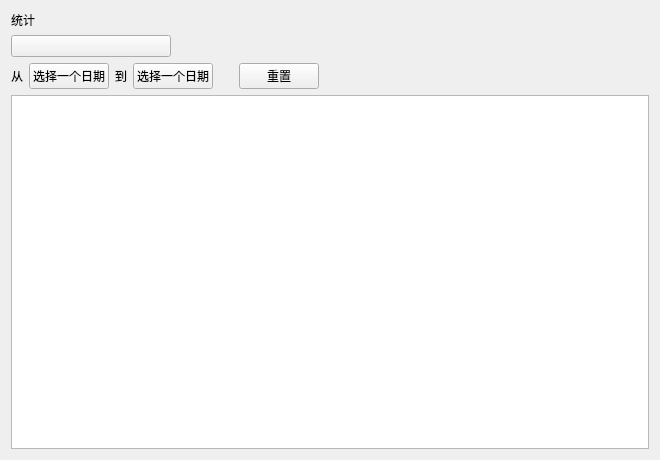
<?xml version="1.0" encoding="UTF-8"?>
<ui version="4.0">
 <class>statistics</class>
 <widget class="QWidget" name="statistics">
  <property name="geometry">
   <rect>
    <x>0</x>
    <y>0</y>
    <width>660</width>
    <height>460</height>
   </rect>
  </property>
  <property name="windowTitle">
   <string>Form</string>
  </property>
  <layout class="QVBoxLayout" name="verticalLayout_2">
   <item>
    <widget class="TitleLabel" name="TitleLabel">
     <property name="text">
      <string>统计</string>
     </property>
    </widget>
   </item>
   <item alignment="Qt::AlignLeft">
    <widget class="ComboBox" name="ComboBox">
     <property name="sizePolicy">
      <sizepolicy hsizetype="Maximum" vsizetype="Fixed">
       <horstretch>0</horstretch>
       <verstretch>0</verstretch>
      </sizepolicy>
     </property>
     <property name="minimumSize">
      <size>
       <width>160</width>
       <height>0</height>
      </size>
     </property>
    </widget>
   </item>
   <item>
    <layout class="QHBoxLayout" name="horizontalLayout">
     <item>
      <widget class="BodyLabel" name="BodyLabel">
       <property name="sizePolicy">
        <sizepolicy hsizetype="Fixed" vsizetype="Fixed">
         <horstretch>0</horstretch>
         <verstretch>0</verstretch>
        </sizepolicy>
       </property>
       <property name="text">
        <string>从</string>
       </property>
      </widget>
     </item>
     <item>
      <widget class="CalendarPicker" name="CalendarPicker">
       <property name="sizePolicy">
        <sizepolicy hsizetype="Fixed" vsizetype="Fixed">
         <horstretch>0</horstretch>
         <verstretch>0</verstretch>
        </sizepolicy>
       </property>
       <property name="text">
        <string>选择一个日期</string>
       </property>
      </widget>
     </item>
     <item>
      <widget class="BodyLabel" name="BodyLabel_2">
       <property name="sizePolicy">
        <sizepolicy hsizetype="Fixed" vsizetype="Fixed">
         <horstretch>0</horstretch>
         <verstretch>0</verstretch>
        </sizepolicy>
       </property>
       <property name="text">
        <string>到</string>
       </property>
      </widget>
     </item>
     <item>
      <widget class="CalendarPicker" name="CalendarPicker_2">
       <property name="sizePolicy">
        <sizepolicy hsizetype="Fixed" vsizetype="Fixed">
         <horstretch>0</horstretch>
         <verstretch>0</verstretch>
        </sizepolicy>
       </property>
       <property name="text">
        <string>选择一个日期</string>
       </property>
      </widget>
     </item>
     <item>
      <spacer name="horizontalSpacer_2">
       <property name="orientation">
        <enum>Qt::Horizontal</enum>
       </property>
       <property name="sizeType">
        <enum>QSizePolicy::Minimum</enum>
       </property>
       <property name="sizeHint" stdset="0">
        <size>
         <width>20</width>
         <height>20</height>
        </size>
       </property>
      </spacer>
     </item>
     <item>
      <widget class="PushButton" name="PushButton">
       <property name="text">
        <string>重置</string>
       </property>
      </widget>
     </item>
     <item>
      <spacer name="horizontalSpacer">
       <property name="orientation">
        <enum>Qt::Horizontal</enum>
       </property>
       <property name="sizeHint" stdset="0">
        <size>
         <width>40</width>
         <height>20</height>
        </size>
       </property>
      </spacer>
     </item>
    </layout>
   </item>
   <item>
    <widget class="TableWidget" name="TableWidget">
     <property name="editTriggers">
      <set>QAbstractItemView::NoEditTriggers</set>
     </property>
    </widget>
   </item>
  </layout>
 </widget>
 <customwidgets>
  <customwidget>
   <class>ComboBox</class>
   <extends>QPushButton</extends>
   <header>qfluentwidgets</header>
  </customwidget>
  <customwidget>
   <class>PushButton</class>
   <extends>QPushButton</extends>
   <header>qfluentwidgets</header>
  </customwidget>
  <customwidget>
   <class>CalendarPicker</class>
   <extends>QPushButton</extends>
   <header>qfluentwidgets</header>
  </customwidget>
  <customwidget>
   <class>BodyLabel</class>
   <extends>QLabel</extends>
   <header>qfluentwidgets</header>
  </customwidget>
  <customwidget>
   <class>TitleLabel</class>
   <extends>QLabel</extends>
   <header>qfluentwidgets</header>
  </customwidget>
  <customwidget>
   <class>TableWidget</class>
   <extends>QTableWidget</extends>
   <header>qfluentwidgets</header>
  </customwidget>
 </customwidgets>
 <resources/>
 <connections/>
</ui>
